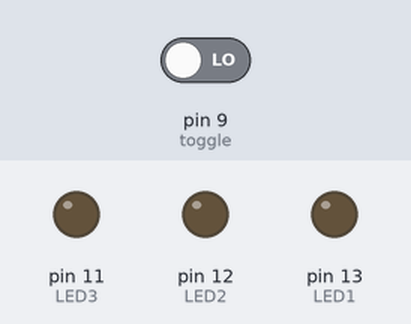
Recording of a sketch running on a simulated Arduino Uno, built with avr-gcc and run on an emulated ATmega328P. On the bench: output pins drawn as LEDs (lit = HIGH). The test bench sets the inputs (shaded band); at power-on: pin 9 (toggle) LOW.

Above: at 1.2 s.
1.3 s: pin 9 (toggle) driven HIGH
At 2.1 s:
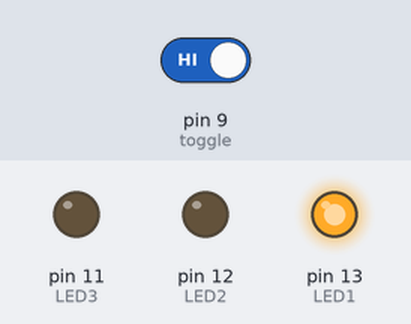
At 4.1 s:
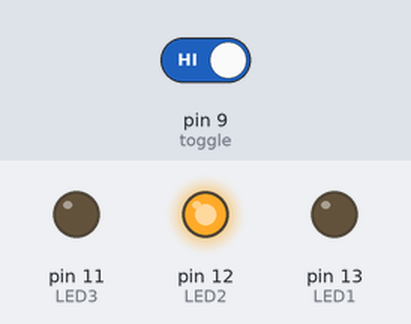
7.3 s: pin 9 (toggle) driven LOW
At 7.8 s:
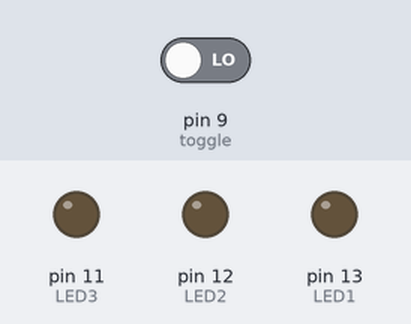
Timing chart, 0 to 10.3 s (numbered marks = the images above; inputs shaded):
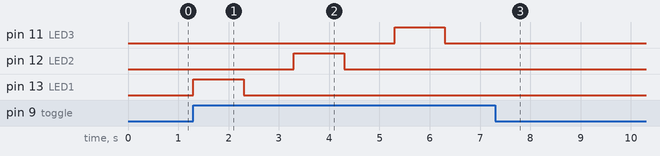

The sketch:

three_light_blink_JS.ino
```cpp
#define toggle 9
#define LED1 13
#define LED2 12
#define LED3 11

// Setup function
void setup() {
  pinMode(toggle, INPUT); // SPST is an input
  pinMode(LED1, OUTPUT); // LED1 is an output
  pinMode(LED2, OUTPUT); // LED2 is an output
  pinMode(LED3, OUTPUT); // LED3 is an output
}

// Loop 3 LEDs turing ON and OFF based on toggle
void loop() {
  if(digitalRead(toggle) == HIGH) {
    digitalWrite(LED1, HIGH); // LED1 turns ON when toggle is pressed
    delay(1000); // Wait 1 second
    digitalWrite(LED1, LOW); // LED1 turns OFF when toggle is pressed
    delay(1000); // Wait 1 second
    digitalWrite(LED2, HIGH); // LED2 turns ON when toggle is pressed
    delay(1000); // Wait 1 second
    digitalWrite(LED2, LOW); // LED2 turns OFF when toggle is pressed
    delay(1000); // Wait 1 second
    digitalWrite(LED3, HIGH); // LED3 turns ON when toggle is pressed
    delay(1000); // Wait 1 second
    digitalWrite(LED3, LOW); // LED3 turns OFF when toggle is pressed
    delay(1000); // Wait 1 second
  }
}

//Comment edit from Quincy
//Comment edit from Caileigh
```

Measured:
- after the input at 1.3 s, pin 11 (LED3): LOW → HIGH after 4.0 s, → LOW 1.0 s later; pin 12 (LED2): LOW → HIGH after 2.0 s, → LOW 1.0 s later; pin 13 (LED1): LOW → HIGH at once, → LOW 1.0 s later
- after the input at 7.3 s, pin 11 (LED3): stays LOW (without the input it goes to HIGH after 4.0 s); pin 12 (LED2): stays LOW (without the input it goes to HIGH after 2.0 s); pin 13 (LED1): stops changing and stays LOW
